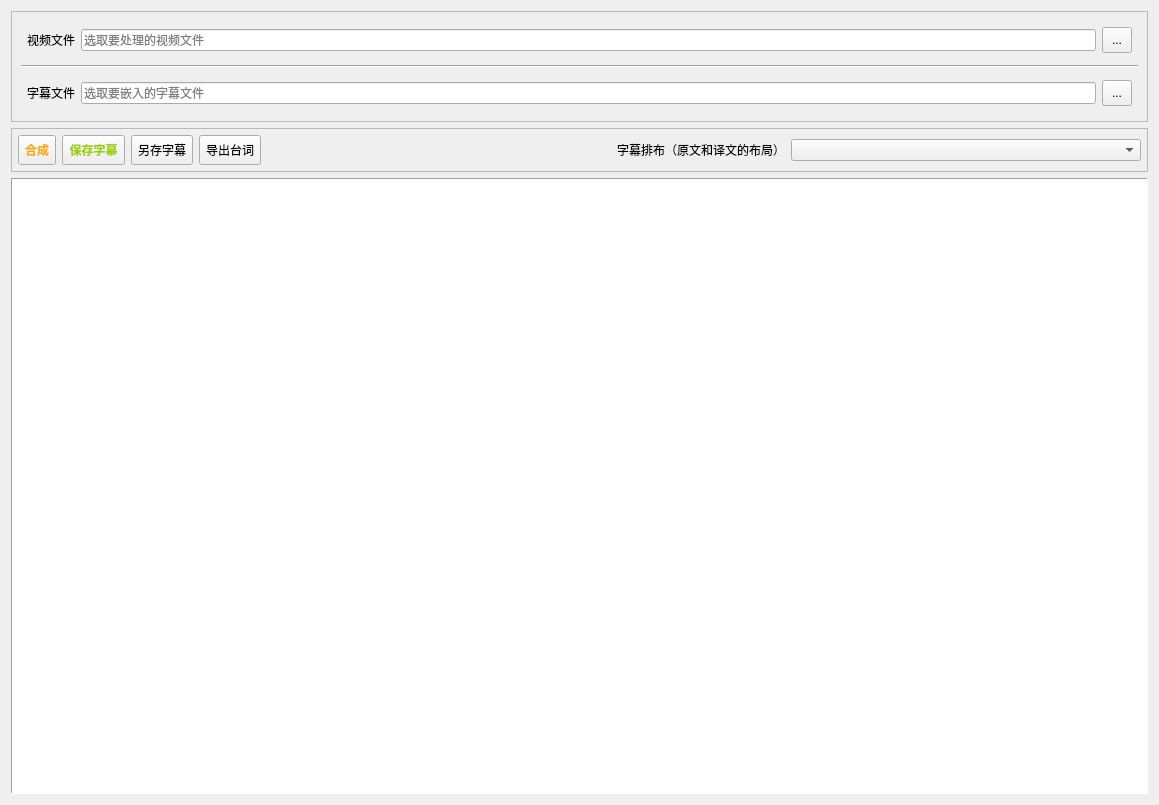
<?xml version="1.0" encoding="UTF-8"?>
<ui version="4.0">
 <class>dlgSubtitleEmbed</class>
 <widget class="QDialog" name="dlgSubtitleEmbed">
  <property name="geometry">
   <rect>
    <x>0</x>
    <y>0</y>
    <width>1159</width>
    <height>805</height>
   </rect>
  </property>
  <property name="windowTitle">
   <string>字幕合成器</string>
  </property>
  <property name="layoutDirection">
   <enum>Qt::LeftToRight</enum>
  </property>
  <layout class="QVBoxLayout" name="verticalLayout_2">
   <item>
    <widget class="QFrame" name="frame">
     <property name="frameShape">
      <enum>QFrame::StyledPanel</enum>
     </property>
     <property name="frameShadow">
      <enum>QFrame::Plain</enum>
     </property>
     <layout class="QVBoxLayout" name="verticalLayout">
      <item>
       <widget class="QFrame" name="freVideo">
        <layout class="QHBoxLayout" name="hlytVideo" stretch="0,0,0">
         <property name="leftMargin">
          <number>6</number>
         </property>
         <property name="topMargin">
          <number>6</number>
         </property>
         <property name="rightMargin">
          <number>6</number>
         </property>
         <property name="bottomMargin">
          <number>6</number>
         </property>
         <item>
          <widget class="QLabel" name="lblVideoFile">
           <property name="text">
            <string>视频文件</string>
           </property>
          </widget>
         </item>
         <item>
          <widget class="QLineEdit" name="edtVideoFile">
           <property name="readOnly">
            <bool>true</bool>
           </property>
           <property name="placeholderText">
            <string>选取要处理的视频文件</string>
           </property>
          </widget>
         </item>
         <item>
          <widget class="QToolButton" name="btnVideoFile">
           <property name="minimumSize">
            <size>
             <width>30</width>
             <height>26</height>
            </size>
           </property>
           <property name="text">
            <string>...</string>
           </property>
          </widget>
         </item>
        </layout>
       </widget>
      </item>
      <item>
       <widget class="Line" name="line">
        <property name="orientation">
         <enum>Qt::Horizontal</enum>
        </property>
       </widget>
      </item>
      <item>
       <widget class="QFrame" name="freSubtitle">
        <layout class="QHBoxLayout" name="hlytSubtitle" stretch="0,0,0">
         <property name="leftMargin">
          <number>6</number>
         </property>
         <property name="topMargin">
          <number>6</number>
         </property>
         <property name="rightMargin">
          <number>6</number>
         </property>
         <property name="bottomMargin">
          <number>6</number>
         </property>
         <item>
          <widget class="QLabel" name="lblSubtitleFile">
           <property name="text">
            <string>字幕文件</string>
           </property>
          </widget>
         </item>
         <item>
          <widget class="QLineEdit" name="edtSubtitleFile">
           <property name="readOnly">
            <bool>true</bool>
           </property>
           <property name="placeholderText">
            <string>选取要嵌入的字幕文件</string>
           </property>
          </widget>
         </item>
         <item>
          <widget class="QToolButton" name="btnSubtitleFile">
           <property name="minimumSize">
            <size>
             <width>30</width>
             <height>26</height>
            </size>
           </property>
           <property name="text">
            <string>...</string>
           </property>
          </widget>
         </item>
        </layout>
       </widget>
      </item>
     </layout>
    </widget>
   </item>
   <item>
    <widget class="QFrame" name="freTools">
     <property name="frameShape">
      <enum>QFrame::StyledPanel</enum>
     </property>
     <property name="midLineWidth">
      <number>1</number>
     </property>
     <layout class="QHBoxLayout" name="hlytTool" stretch="0,0,0,0,1,0,1">
      <property name="sizeConstraint">
       <enum>QLayout::SetDefaultConstraint</enum>
      </property>
      <property name="leftMargin">
       <number>6</number>
      </property>
      <property name="topMargin">
       <number>6</number>
      </property>
      <property name="rightMargin">
       <number>6</number>
      </property>
      <property name="bottomMargin">
       <number>6</number>
      </property>
      <item>
       <widget class="QToolButton" name="btnRun">
        <property name="sizePolicy">
         <sizepolicy hsizetype="Fixed" vsizetype="Fixed">
          <horstretch>0</horstretch>
          <verstretch>0</verstretch>
         </sizepolicy>
        </property>
        <property name="minimumSize">
         <size>
          <width>0</width>
          <height>30</height>
         </size>
        </property>
        <property name="font">
         <font>
          <family>宋体</family>
          <pointsize>9</pointsize>
          <bold>true</bold>
         </font>
        </property>
        <property name="toolTipDuration">
         <number>-1</number>
        </property>
        <property name="layoutDirection">
         <enum>Qt::LeftToRight</enum>
        </property>
        <property name="styleSheet">
         <string notr="true">color: rgb(255, 170, 0)</string>
        </property>
        <property name="text">
         <string>合成</string>
        </property>
        <property name="icon">
         <iconset>
          <normaloff>../../resources/images/icons/启动.png</normaloff>../../resources/images/icons/启动.png</iconset>
        </property>
        <property name="autoRepeatInterval">
         <number>100</number>
        </property>
        <property name="popupMode">
         <enum>QToolButton::DelayedPopup</enum>
        </property>
        <property name="toolButtonStyle">
         <enum>Qt::ToolButtonTextBesideIcon</enum>
        </property>
        <property name="autoRaise">
         <bool>false</bool>
        </property>
        <property name="arrowType">
         <enum>Qt::NoArrow</enum>
        </property>
       </widget>
      </item>
      <item>
       <widget class="QToolButton" name="btnSave">
        <property name="sizePolicy">
         <sizepolicy hsizetype="Fixed" vsizetype="Fixed">
          <horstretch>0</horstretch>
          <verstretch>0</verstretch>
         </sizepolicy>
        </property>
        <property name="minimumSize">
         <size>
          <width>0</width>
          <height>30</height>
         </size>
        </property>
        <property name="font">
         <font>
          <family>宋体</family>
          <pointsize>9</pointsize>
          <bold>true</bold>
         </font>
        </property>
        <property name="toolTipDuration">
         <number>-1</number>
        </property>
        <property name="layoutDirection">
         <enum>Qt::LeftToRight</enum>
        </property>
        <property name="styleSheet">
         <string notr="true">color: rgb(155, 207, 0)</string>
        </property>
        <property name="text">
         <string>保存字幕</string>
        </property>
        <property name="icon">
         <iconset>
          <normaloff>../../resources/images/icons/启动.png</normaloff>../../resources/images/icons/启动.png</iconset>
        </property>
        <property name="autoRepeatInterval">
         <number>100</number>
        </property>
        <property name="popupMode">
         <enum>QToolButton::DelayedPopup</enum>
        </property>
        <property name="toolButtonStyle">
         <enum>Qt::ToolButtonTextBesideIcon</enum>
        </property>
        <property name="autoRaise">
         <bool>false</bool>
        </property>
        <property name="arrowType">
         <enum>Qt::NoArrow</enum>
        </property>
       </widget>
      </item>
      <item>
       <widget class="QToolButton" name="btnSaveAs">
        <property name="minimumSize">
         <size>
          <width>0</width>
          <height>30</height>
         </size>
        </property>
        <property name="text">
         <string>另存字幕</string>
        </property>
        <property name="icon">
         <iconset>
          <normaloff>../../../resources/images/icons/另存为.png</normaloff>../../../resources/images/icons/另存为.png</iconset>
        </property>
        <property name="toolButtonStyle">
         <enum>Qt::ToolButtonTextBesideIcon</enum>
        </property>
       </widget>
      </item>
      <item>
       <widget class="QToolButton" name="btnExport">
        <property name="minimumSize">
         <size>
          <width>0</width>
          <height>30</height>
         </size>
        </property>
        <property name="text">
         <string>导出台词</string>
        </property>
        <property name="icon">
         <iconset>
          <normaloff>../../../resources/images/icons/导出.png</normaloff>../../../resources/images/icons/导出.png</iconset>
        </property>
        <property name="toolButtonStyle">
         <enum>Qt::ToolButtonTextBesideIcon</enum>
        </property>
       </widget>
      </item>
      <item>
       <spacer name="horizontalSpacer">
        <property name="orientation">
         <enum>Qt::Horizontal</enum>
        </property>
        <property name="sizeHint" stdset="0">
         <size>
          <width>40</width>
          <height>20</height>
         </size>
        </property>
       </spacer>
      </item>
      <item>
       <widget class="QLabel" name="lblSubtitleLayout">
        <property name="text">
         <string>字幕排布（原文和译文的布局）</string>
        </property>
       </widget>
      </item>
      <item>
       <widget class="QComboBox" name="cbbSubtitleLayout"/>
      </item>
     </layout>
    </widget>
   </item>
   <item>
    <widget class="QTableView" name="tbvSubtitle">
     <property name="sizePolicy">
      <sizepolicy hsizetype="Expanding" vsizetype="Expanding">
       <horstretch>0</horstretch>
       <verstretch>0</verstretch>
      </sizepolicy>
     </property>
     <property name="baseSize">
      <size>
       <width>0</width>
       <height>0</height>
      </size>
     </property>
     <property name="styleSheet">
      <string notr="true"/>
     </property>
     <property name="frameShape">
      <enum>QFrame::Panel</enum>
     </property>
    </widget>
   </item>
  </layout>
 </widget>
 <resources/>
 <connections/>
</ui>
